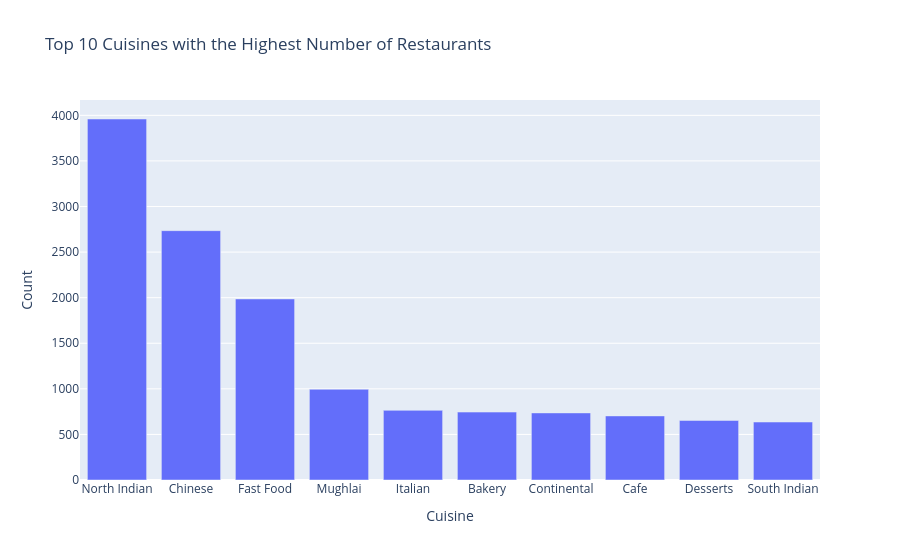

Source (notebook cell):
### Code cell
# Top cuisines with the highest number of restaurants
cuisine_counts = data['Cuisines'].str.split(', ', expand=True).stack().value_counts()
top_cuisines = cuisine_counts.head(10)  # Get the top 10 cuisines
top_cuisines = top_cuisines.reset_index()
top_cuisines.columns = ['Cuisine', 'Count']
fig_cuisine = px.bar(top_cuisines, x='Cuisine', y='Count', title='Top 10 Cuisines with the Highest Number of Restaurants')
fig_cuisine.show()

### Figure 1 — Plotly figure (JSON) as saved in the notebook; plotly's stock layout.template omitted (floating-point values rounded to 4 significant figures)
{"data": [{"alignmentgroup": "True", "hovertemplate": "Cuisine=%{x}<br>Count=%{y}<extra></extra>", "legendgroup": "", "marker": {"color": "#636efa", "pattern": {"shape": ""}}, "name": "", "offsetgroup": "", "orientation": "v", "showlegend": false, "textposition": "auto", "type": "bar", "x": ["North Indian", "Chinese", "Fast Food", "Mughlai", "Italian", "Bakery", "Continental", "Cafe", "Desserts", "South Indian"], "xaxis": "x", "y": [3960, 2735, 1986, 995, 764, 745, 736, 703, 653, 636], "yaxis": "y"}], "layout": {"autosize": true, "barmode": "relative", "legend": {"tracegroupgap": 0}, "title": {"text": "Top 10 Cuisines with the Highest Number of Restaurants"}, "xaxis": {"anchor": "y", "autorange": true, "domain": [0, 1], "range": [-0.5, 9.5], "title": {"text": "Cuisine"}, "type": "category"}, "yaxis": {"anchor": "x", "autorange": true, "domain": [0, 1], "range": [0, 4168.0], "title": {"text": "Count"}, "type": "linear"}}}
